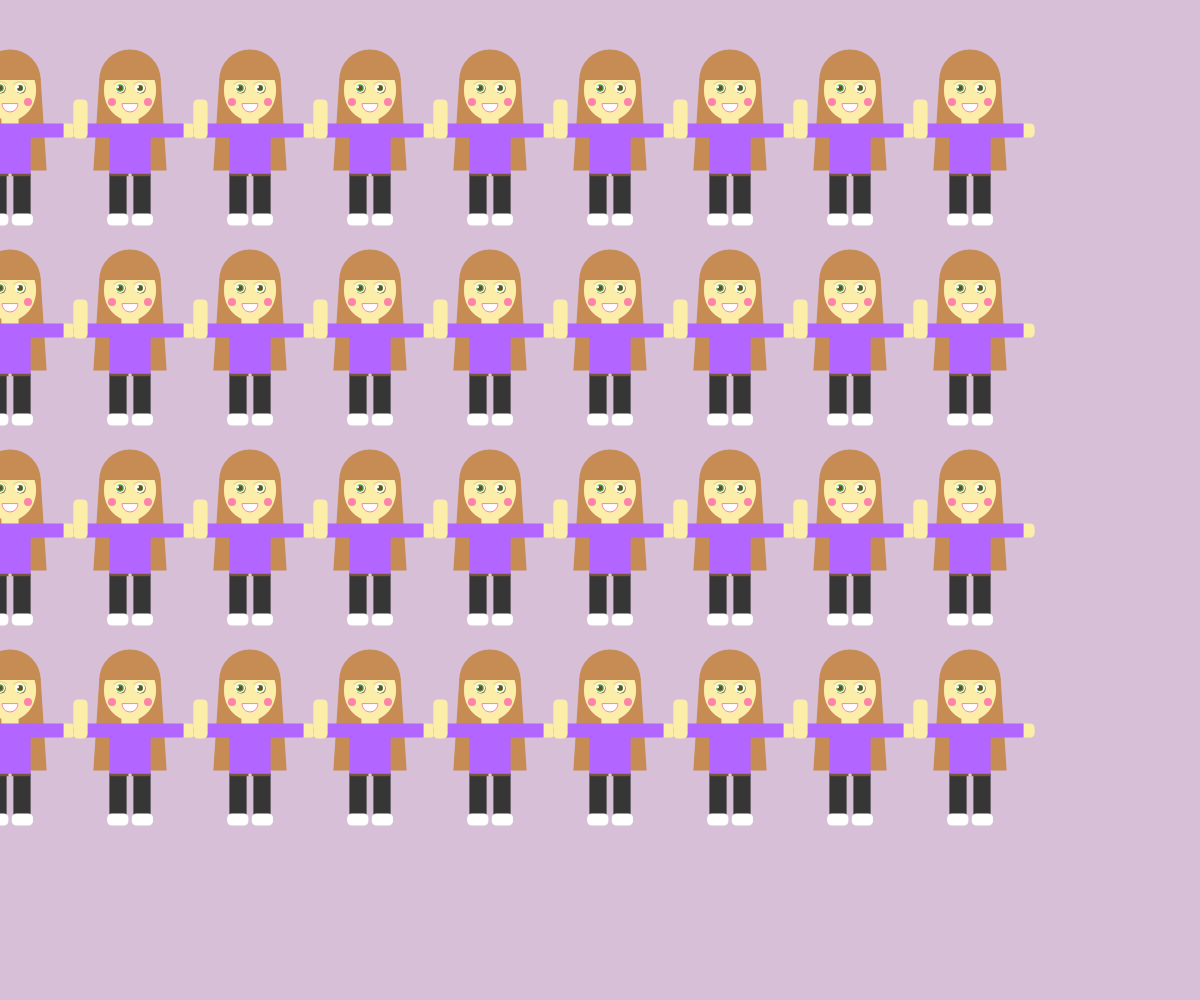
Frame 1 (no input)
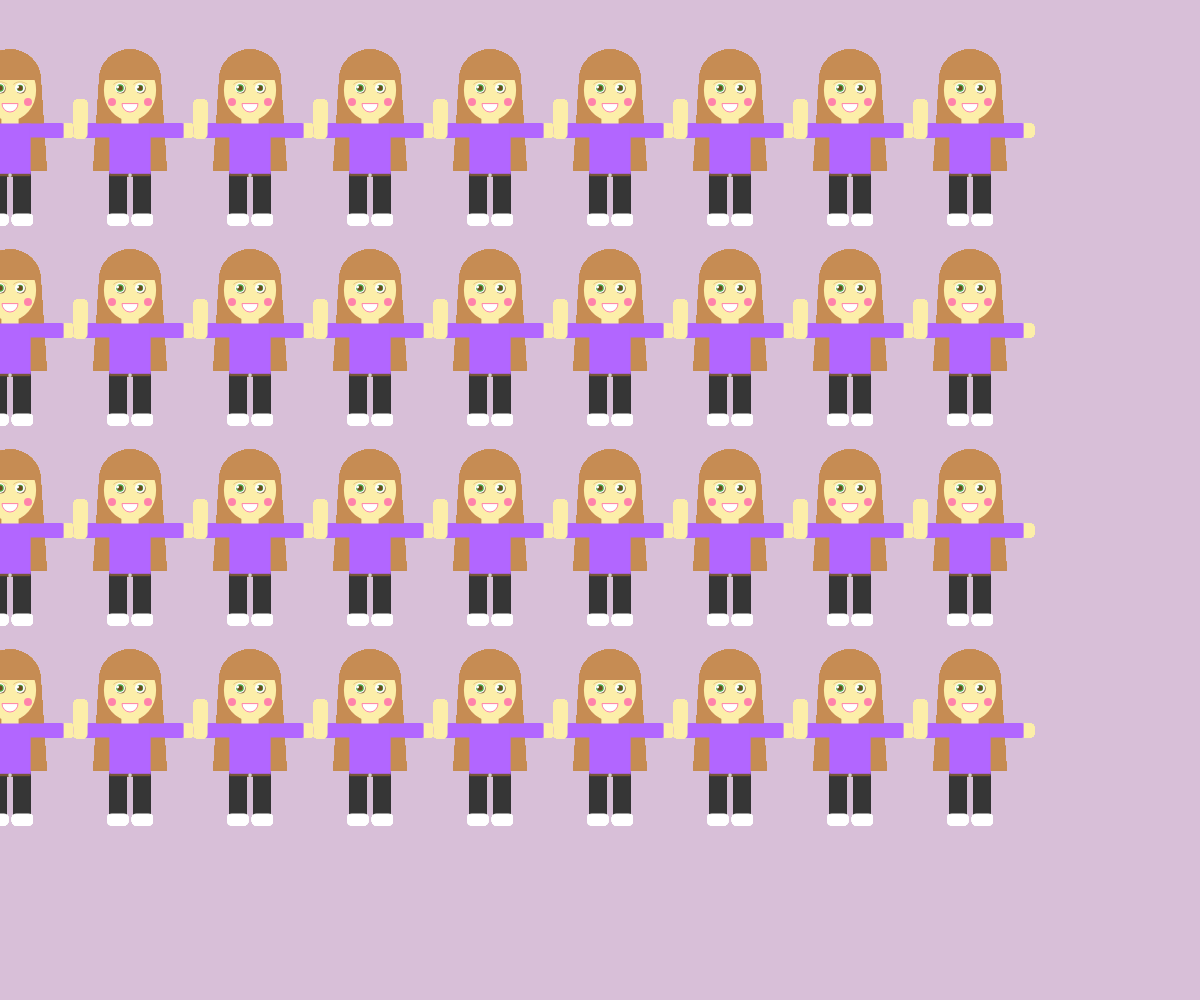
Frame 60 (no input)
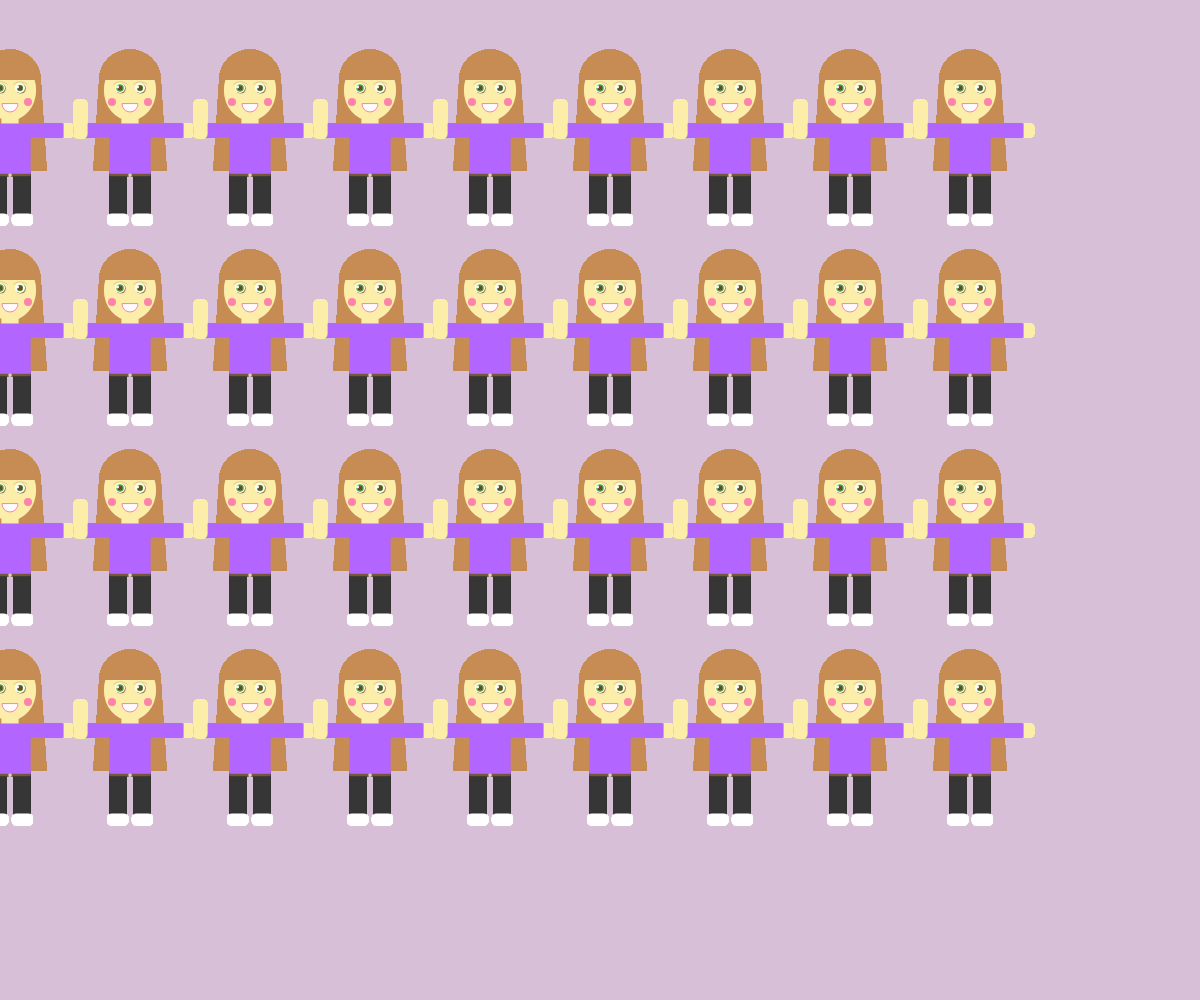
Frame 120 (the mouse pressed at the canvas centre since frame 60)

The p5.js sketch that drew these frames (run headless with seeded random() and noise() and a simulated clock; from frame 60 on, the mouse is pressed at the canvas centre):

// p5.js sketch
// ── sketch.js
let espLarg = 10;
let espAltura = 5;

function setup() {
  createCanvas(windowWidth, windowHeight);
  background(216,191,216);
  stroke(255);
  strokeWeight(6);
  noFill();

}

function draw() {

  for (let i = 1; i < espLarg; i++) {
    for (let j = 1; j < espAltura; j++) {
      push();
      translate(i * width / espLarg,j * height / espAltura)
      translate(-300, -150);
      scale(0.2);
  //Cabelo
fill(198, 140, 83);
stroke(198, 140, 83);
quad(800,140,770,600,1130,600,1100,140);

//Rosto
fill(252, 238, 169);
stroke(252, 238, 169);
ellipse(950, 200, 255, 300);

//Cabelo2
fill(198, 140, 83);
stroke(198, 140, 83);
arc(950,150,300,300,-PI,0,OPEN);

noStroke();

//Bochecha Esquerda
fill(255,130,171);
circle(860, 260, 40, 40);

//Bochecha Direita
fill(255,130,171);
circle(1040, 260, 40, 40);

//Olho Esquerdo
ellipseMode(RADIUS);
fill(144,115,85);
ellipse(904, 193, 25, 25);
ellipseMode(RADIUS);
fill(255);
ellipse(900, 190, 25, 25);
ellipseMode(CENTER);
fill(78,181,74);
stroke(78,181,74);
ellipse(900, 190, 32, 32);
noStroke();
ellipseMode(CENTER);
fill(110,70,31);
stroke(110,70,31);
ellipse(900, 190, 20, 20);
noStroke();
ellipseMode(CENTER);
fill(255);
stroke(255);
ellipse(888, 185, 8, 8);
noStroke();

//Olho Direito
ellipseMode(RADIUS);
fill(144,115,85);
ellipse(1004, 193, 25, 25);
ellipseMode(RADIUS);
fill(255);
ellipse(1000, 190, 25, 25);
ellipseMode(CENTER);
fill(78,181,74);
ellipse(1000, 190, 32, 32);
noStroke();
ellipseMode(CENTER);
fill(110,70,31);
stroke(110,70,31);
ellipse(1000, 190, 20, 20);
noStroke();
ellipseMode(CENTER);
fill(255);
stroke(255);
ellipse(988, 185, 8, 8);
noStroke();

//Pescoço
fill(252, 238, 169);
stroke(252, 238, 169);
rect(910, 320, 80, 70, 10, 20);

//Braço Esquerdo Vestido
fill(178, 102, 255);
stroke(178, 102, 255);
rect(670, 370, 215, 65, 20, 20);

//Braço Direito
fill(252, 238, 169); 
stroke(252, 238, 169);
rect(1200, 370, 70, 65, 20, 20);

//Braço Direito Vestido
fill(178, 102, 255);
stroke(178, 102, 255);
rect(1000, 370, 215, 65, 20, 0);
noStroke();

//Perna Esquerda
fill(54);
stroke(54);
rect(850, 600, 80, 270, 20, 20);

//Perna Direita
fill(54);
stroke(54);
rect(970, 600, 80, 270, 20, 20);

//Pé Esquerdo
fill(255); 
stroke(255);
rect(839, 820, 100, 55, 20, 20);

//Pé Direito
fill(255); 
stroke(255);
rect(962, 820, 100, 55, 20, 20);

//Corpo
fill(178, 102, 255);
stroke(178, 102, 255);
rect(850, 370, 200, 250, 0, 0);

//Braço Esquerdo
fill(252, 238, 169); 
stroke(252, 238, 169);
rect(670, 250, 65, 190, 20, 20);
noStroke();

//Cinto
fill(118, 87, 56);
stroke(118, 87, 56);
strokeWeight(2);
rect(847, 620, 205, 10, 20, 20);
noStroke();

//Sobrancelhas
noFill();
stroke(198, 140, 83);
bezier(870,170,860,180,890,140,935,170); //Sobrancelha esquerda
bezier(970,170,960,180,990,140,1035,170); //Sobrancelha direita

//Bolinha Cinto
fill(210);
stroke(210);
circle(950, 625, 15);
noStroke();

//Boca
fill(255);
stroke(255,130,171);
strokeWeight(5);
arc(950,270,80,80,0,PI,CHORD);

pop();
   } 
  }
}
